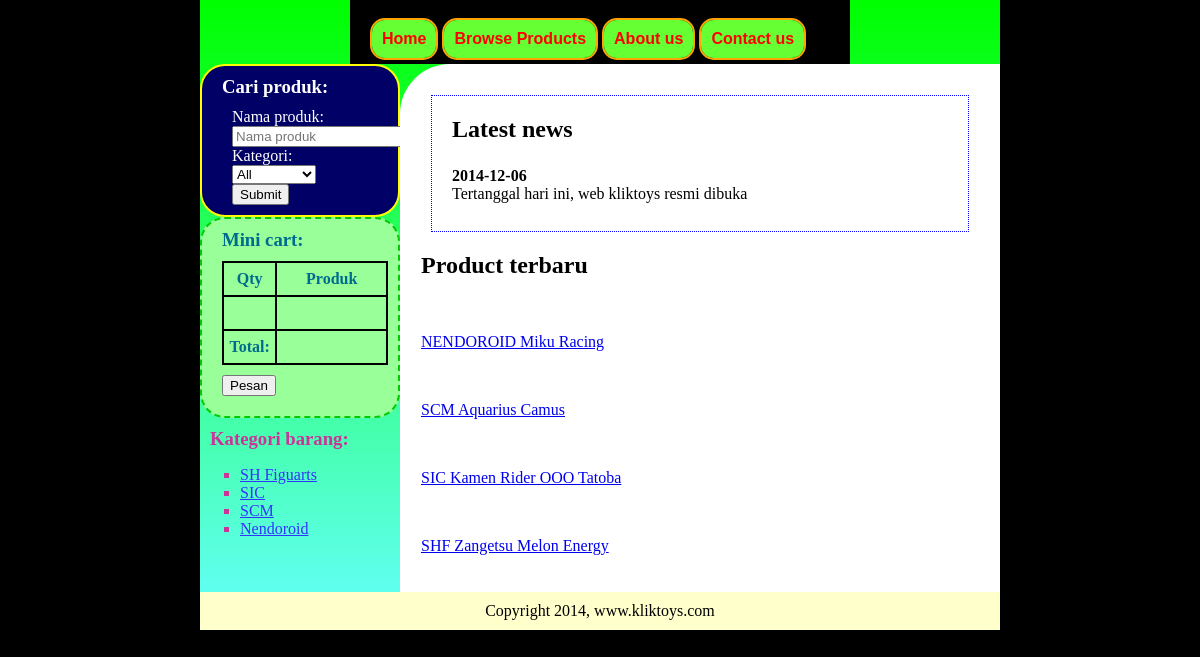
The page / on the database its author committed.
### tables this page shows
CREATE TABLE IF NOT EXISTS `news` (
  `id_news` int(11) NOT NULL,
  `tanggal` date NOT NULL,
  `isi` char(201) NOT NULL
);

CREATE TABLE IF NOT EXISTS `barang` (
  `id_barang` int(11) NOT NULL,
  `nama` varchar(60) NOT NULL,
  `id_jenis` int(11) NOT NULL,
  `harga` int(11) NOT NULL,
  `stok` int(11) NOT NULL,
  `sml_logo` varchar(60) NOT NULL,
  `big_logo` varchar(60) NOT NULL
);

### public/index.php (the view, shortened to what this page needs)
<?php
	include("../includes/connection.php");
	include("../includes/functions.php");
?>
<!DOCTYPE html>
<html>
	<head>
		<link rel="stylesheet" type="text/css" href="style/toystyle.css" />
	</head>
	<body>
		<div id= "body">
			<div id="header">
				<ul id="navi">
					<li><a href="index.php">Home</a></li>
					<li><a href="products.php">Browse Products</a></li>
					<li><a href="about_us.php">About us</a></li>
					<li><a href="about_us.php">Contact us</a></li>
				</ul>
			</div>
			<div id="left-wing">
				<div id="search-container">
					<h3>Cari produk:</h3>
					<form id = "form-cari" action="search.php" method="GET">
						<label>Nama produk:</label>
						<input type="text" placeholder="Nama produk" name="cari" />
						<label>Kategori:</label>
						<br />
						<select name="kategori">
							<option value="*">All</option>
						</select>
						<br />
						<input type="submit" name="submit" value="Submit" />
					</form>
				</div>
					<div id="mini-cart">
						<h3>Mini cart:</h3>
						<table id="mini-cart">
							<tr>
								<th>Qty</th>
								<th>Produk</th>
							<tr>
							<?php
								if(empty($_COOKIE['shop_list'])){
									echo "<tr><td></td></tr>";
								}
								else{
								}
							?>
							<tr>
								<th>Total:</th>
								<td><?php ?></td>
							</tr>
						</table>
						<button id="pesan" onclick="location.href = 'transaksi.php';">Pesan</button>
					</div>
				<div id="kategori">
					<h3>Kategori barang:</h3>
					<ul id="category-list">
						<li><a href="products.php?jenis=601">SH Figuarts</a></li>
						<li><a href="products.php?jenis=602">SIC</a></li>
						<li><a href="products.php?jenis=603">SCM</a></li>
						<li><a href="products.php?jenis=604">Nendoroid</a></li>
					</ul>
				</div>
			</div>
			<div id="main-content">
				<div id="news">
					<h2>Latest news</h2>
					<?php
						$query = "SELECT * FROM news LIMIT 3";
						$tabel_berita = mysqli_query($connection,$query);
						while($baris = mysqli_fetch_assoc($tabel_berita)){
							echo "<h4>";
							echo $baris['tanggal'];
							echo "</h4>";
							echo "<p>";
							echo $baris['isi'];
							echo "</p>";
						}
					?>
				</div>
				<div id="product-line">
					<h2>Product terbaru</h2>
					<?php
						$query = "SELECT * FROM barang ORDER BY id_barang DESC LIMIT 5";
						$tabel_barang_terbaru = mysqli_query($connection,$query);
						while($baris = mysqli_fetch_assoc($tabel_barang_terbaru)){
							echo boxBarang($baris);
						}
					?>
				</div>
			</div>
			<div id="footer">
				Copyright <?php echo date("Y"); ?>, www.kliktoys.com
			</div>
		</div>
	</body>
</html>

### includes/functions.php
<?php
	function boxBarang($barang){
		if(!empty($barang)){
			$output = "<div id = \"produk\">";
			$output .= "<img src=\"{$barang["sml_logo"]}\" ";
			$output .= "href = \"products.php?id={$barang["id_barang"]}\"";
			$output .= " />";
			$output .= "<br />";
			$output .= "<a href = \"products.php?id={$barang["id_barang"]}\">";
			$output .= "<p>";
			$output .= $barang["nama"];
			$output .= "</p>";
			$output .= "</a>";
			$output .= "</div>";
		}
		return $output;
	}
?>

### public/style/toystyle.css (style rules this page uses)
body { background:black; margin:0px; padding:0px; }
h3 { margin:10px; }
#body { width:800px; background: -webkit-linear-gradient(#00FF00, #66FFFF); background: -o-linear-gradient(#00FF00, #66FFFF); background: -moz-linear-gradient(#00FF00, #66FFFF); background: linear-gradient(#00FF00, #66FFFF); margin:0px auto; padding:0px; }
#header { width:500px; margin:0px auto; padding:0px; background:black; }
#navi { width:460px; margin:0px auto; padding:0px; list-style:none; }
#navi li { display:inline-block; padding:0px; margin:0px auto; border:2px solid orange; border-radius:15px; overflow:hidden; }
#navi li a { font-family:"Lucida Sans",Arial,sans-serif; font-weight:bold; text-decoration:none; color:#FF0000; display:block; padding:10px; background:#66FF33; }
#left-wing { width:25%; height:100%; margin:0px; padding:0px; float:left; }
#search-container { color:white; padding:10px; border:2px solid yellow; border-radius:25px; background:#000066; }
#search-container h3 { margin-top:0px; }
#form-cari { margin-left:20px; }
#mini-cart { padding:10px; color:#006B8F; border:2px dashed #00CC00; border-radius:25px; background:#99FF99; }
#mini-cart h3 { margin-top:0px; }
#mini-cart table,th,td { border:2px solid black; border-collapse:collapse; margin-left:10px; }
#mini-cart th,td { height:30px; }
#mini-cart th:nth-child(odd),td:nth-child(odd) { width:50px; }
#mini-cart th:nth-child(even),td:nth-child(even) { width:110px; }
#pesan { margin:10px 10px; }
#kategori { color:#CC3399; }
#kategori ul { list-style:square; }
#kategori ul li a { color:#3333FF; }
#main-content { float:left; padding:20px; margin:0px; width:69.7%; background:white; border:1px solid transparent; border-radius:50px 0px 0px 0px; min-height:100%; }
#news { margin:10px; padding:20px; border:1px dotted blue; }
#news h2 { margin:0px 0px 1em 0px; }
#news h4 { margin:0px; }
#news p { margin-top:0px; margin-bottom:0.5em; }
#footer { background:#FFFFCC; padding:10px; margin:0px; text-align:center; }

### rows shown on the page
news: tanggal "2014-12-06", isi "Tertanggal hari ini, web kliktoys resmi dibuka"
barang: boxBarang($baris) "NENDOROID Miku Racing"
barang: boxBarang($baris) "SCM Aquarius Camus"
barang: boxBarang($baris) "SIC Kamen Rider OOO Tatoba"
barang: boxBarang($baris) "SHF Zangetsu Melon Energy"
